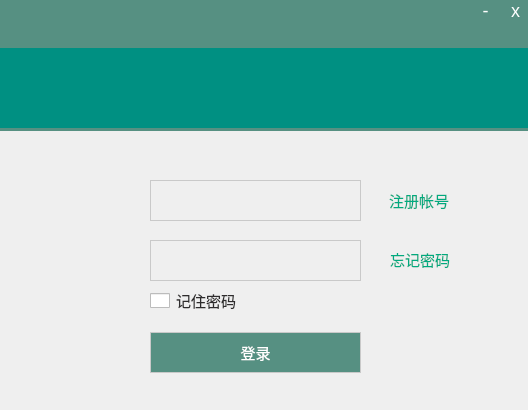
<?xml version="1.0" encoding="UTF-8"?>
<ui version="4.0">
 <class>Login</class>
 <widget class="QWidget" name="Login">
  <property name="geometry">
   <rect>
    <x>0</x>
    <y>0</y>
    <width>528</width>
    <height>410</height>
   </rect>
  </property>
  <property name="windowTitle">
   <string>Form</string>
  </property>
  <property name="styleSheet">
   <string notr="true">/*全局设置*/
* {	font-family: &quot;微软雅黑&quot;; font-size: 15px;}

/*最上边的Logo图标*/
QLabel#labelLogo {
	background: #569082;
	outline:none;
	color:#333;
}
/*再来一个Logo动画*/
QLabel#Logo{
	background: #009082;
	outline:none;
	color:#333;
}

/*注册*/
QLabel#labelRegist {
	color: rgb(0, 170, 127);
}
QLabel#labelRegist:hover
{
    color: rgb(255, 0, 0);
	font: 75 20pt &quot;微软雅黑&quot;;

}

/*忘记密码*/
QLabel#labelForget {
	color: rgb(0, 170, 127);

}
QLabel#labelForget:hover
{
    color: rgb(255, 0, 0);
	font: 75 20pt &quot;微软雅黑&quot;;

}


/*最小化按钮*/
QPushButton#btnMin {
	background: transparent;
	border: none;
	color: #ffffff;
	font-size: 18px;
}
QPushButton#btnMin:hover {

	background: #569000;
}


/*关闭按钮*/
QPushButton#btnClose {
	background: transparent;
	border: none;
	color: #ffffff;
	font-size: 18px;
}
QPushButton#btnClose:hover {
	background: red;
}


/*注册按钮*/
QPushButton#btnLogin {
	border: 1px solid #c9c9c9;
	background: #569082;
	color:#ffffff;
	font-family: &quot;微软雅黑&quot;;
	font-size: 15px;
}
QPushButton#btnLogin:hover {
	border: 1px solid #c9c9c9;
	background: #ff9032;
	color:#ffffff;
	font-family: &quot;微软雅黑&quot;;
	font-size: 15px;
   
}
QPushButton#btnLogin:pressed {
	border:9px solid #c9c9c9;
	background: #569082;
	color:#ffffff;
	font-family: &quot;微软雅黑&quot;;
	font-size: 20px;
   
}


/*记住密码复选框*/
QCheckBox::indicator 
{
	width: 15px;
 	height: 15px;
	margin-right:5px;
}
QCheckBox#cbkAuto {
	font-family: &quot;微软雅黑&quot;;
	font-size: 15px;
	color: rgb(46, 44, 45);
}
QCheckBox#cbkAuto:hover {
	font-family: &quot;微软雅黑&quot;;
	font-size: 15px;
	
	color: rgb(0, 206, 0);
}
QCheckBox#cbkAuto:checked {
	font-family: &quot;微软雅黑&quot;;
	font-size: 15px;
	
	color: rgb(0, 170, 127);
}
/*输入框全局设置*/
QLineEdit {
	border: none;    
	font: 75 15pt &quot;微软雅黑&quot;;
	background: transparent;
}
/*输入用户名父控件*/
QWidget#widgetUser {
	border: 1px solid #c9c9c9;

}

/*输入密码父控件*/
QWidget#widgetPassword {
	border: 1px solid #c9c9c9;
}





</string>
  </property>
  <widget class="QLabel" name="labelLogo">
   <property name="geometry">
    <rect>
     <x>0</x>
     <y>0</y>
     <width>530</width>
     <height>131</height>
    </rect>
   </property>
   <property name="styleSheet">
    <string notr="true">QLabel#labelLogo {
	background: #569082;
	outline:none;
	color:#333;
}</string>
   </property>
   <property name="text">
    <string/>
   </property>
  </widget>
  <widget class="QPushButton" name="btnClose">
   <property name="geometry">
    <rect>
     <x>500</x>
     <y>0</y>
     <width>31</width>
     <height>21</height>
    </rect>
   </property>
   <property name="sizePolicy">
    <sizepolicy hsizetype="Fixed" vsizetype="Fixed">
     <horstretch>0</horstretch>
     <verstretch>0</verstretch>
    </sizepolicy>
   </property>
   <property name="text">
    <string>x</string>
   </property>
  </widget>
  <widget class="QPushButton" name="btnLogin">
   <property name="geometry">
    <rect>
     <x>150</x>
     <y>332</y>
     <width>211</width>
     <height>41</height>
    </rect>
   </property>
   <property name="text">
    <string>登录</string>
   </property>
  </widget>
  <widget class="QPushButton" name="btnMin">
   <property name="geometry">
    <rect>
     <x>470</x>
     <y>0</y>
     <width>31</width>
     <height>21</height>
    </rect>
   </property>
   <property name="text">
    <string>-</string>
   </property>
  </widget>
  <widget class="QLabel" name="labelRegist">
   <property name="geometry">
    <rect>
     <x>389</x>
     <y>190</y>
     <width>61</width>
     <height>21</height>
    </rect>
   </property>
   <property name="text">
    <string>注册帐号</string>
   </property>
  </widget>
  <widget class="QLabel" name="labelForget">
   <property name="geometry">
    <rect>
     <x>390</x>
     <y>249</y>
     <width>61</width>
     <height>20</height>
    </rect>
   </property>
   <property name="text">
    <string>忘记密码</string>
   </property>
  </widget>
  <widget class="QWidget" name="widgetPassword" native="true">
   <property name="geometry">
    <rect>
     <x>150</x>
     <y>240</y>
     <width>211</width>
     <height>41</height>
    </rect>
   </property>
   <widget class="QLineEdit" name="lineEditPassword">
    <property name="geometry">
     <rect>
      <x>40</x>
      <y>0</y>
      <width>171</width>
      <height>41</height>
     </rect>
    </property>
    <property name="autoFillBackground">
     <bool>false</bool>
    </property>
    <property name="maxLength">
     <number>12</number>
    </property>
    <property name="echoMode">
     <enum>QLineEdit::Password</enum>
    </property>
   </widget>
   <widget class="QLabel" name="label">
    <property name="geometry">
     <rect>
      <x>3</x>
      <y>5</y>
      <width>31</width>
      <height>31</height>
     </rect>
    </property>
    <property name="styleSheet">
     <string notr="true">label{
image: url(:/resource/image/login/resource/image/login/passwd.png);
}
</string>
    </property>
    <property name="text">
     <string/>
    </property>
    <property name="pixmap">
     <pixmap resource="resource.qrc">:/resource/image/login/resource/image/login/passwd.png</pixmap>
    </property>
   </widget>
  </widget>
  <widget class="QWidget" name="widgetUser" native="true">
   <property name="geometry">
    <rect>
     <x>150</x>
     <y>180</y>
     <width>211</width>
     <height>41</height>
    </rect>
   </property>
   <widget class="QLabel" name="label1">
    <property name="geometry">
     <rect>
      <x>3</x>
      <y>5</y>
      <width>31</width>
      <height>31</height>
     </rect>
    </property>
    <property name="styleSheet">
     <string notr="true">label1{

url(:/resource/image/login/resource/image/login/person.png)}</string>
    </property>
    <property name="text">
     <string/>
    </property>
    <property name="pixmap">
     <pixmap resource="resource.qrc">:/resource/image/login/resource/image/login/person.png</pixmap>
    </property>
   </widget>
   <widget class="QLineEdit" name="lineEditUser">
    <property name="geometry">
     <rect>
      <x>40</x>
      <y>0</y>
      <width>171</width>
      <height>41</height>
     </rect>
    </property>
    <property name="font">
     <font>
      <family>微软雅黑</family>
      <pointsize>15</pointsize>
      <weight>9</weight>
      <italic>false</italic>
      <bold>false</bold>
     </font>
    </property>
    <property name="autoFillBackground">
     <bool>false</bool>
    </property>
    <property name="inputMask">
     <string extracomment="请输入数字"/>
    </property>
    <property name="text">
     <string/>
    </property>
    <property name="maxLength">
     <number>12</number>
    </property>
    <property name="echoMode">
     <enum>QLineEdit::Normal</enum>
    </property>
   </widget>
  </widget>
  <widget class="QCheckBox" name="cbkAuto">
   <property name="geometry">
    <rect>
     <x>150</x>
     <y>290</y>
     <width>111</width>
     <height>21</height>
    </rect>
   </property>
   <property name="text">
    <string>记住密码</string>
   </property>
  </widget>
  <widget class="QLabel" name="Logo">
   <property name="geometry">
    <rect>
     <x>0</x>
     <y>48</y>
     <width>530</width>
     <height>80</height>
    </rect>
   </property>
   <property name="font">
    <font>
     <family>微软雅黑</family>
     <pointsize>-1</pointsize>
    </font>
   </property>
   <property name="text">
    <string/>
   </property>
   <property name="alignment">
    <set>Qt::AlignCenter</set>
   </property>
  </widget>
 </widget>
 <resources>
  <include location="resource.qrc"/>
 </resources>
 <connections/>
</ui>
